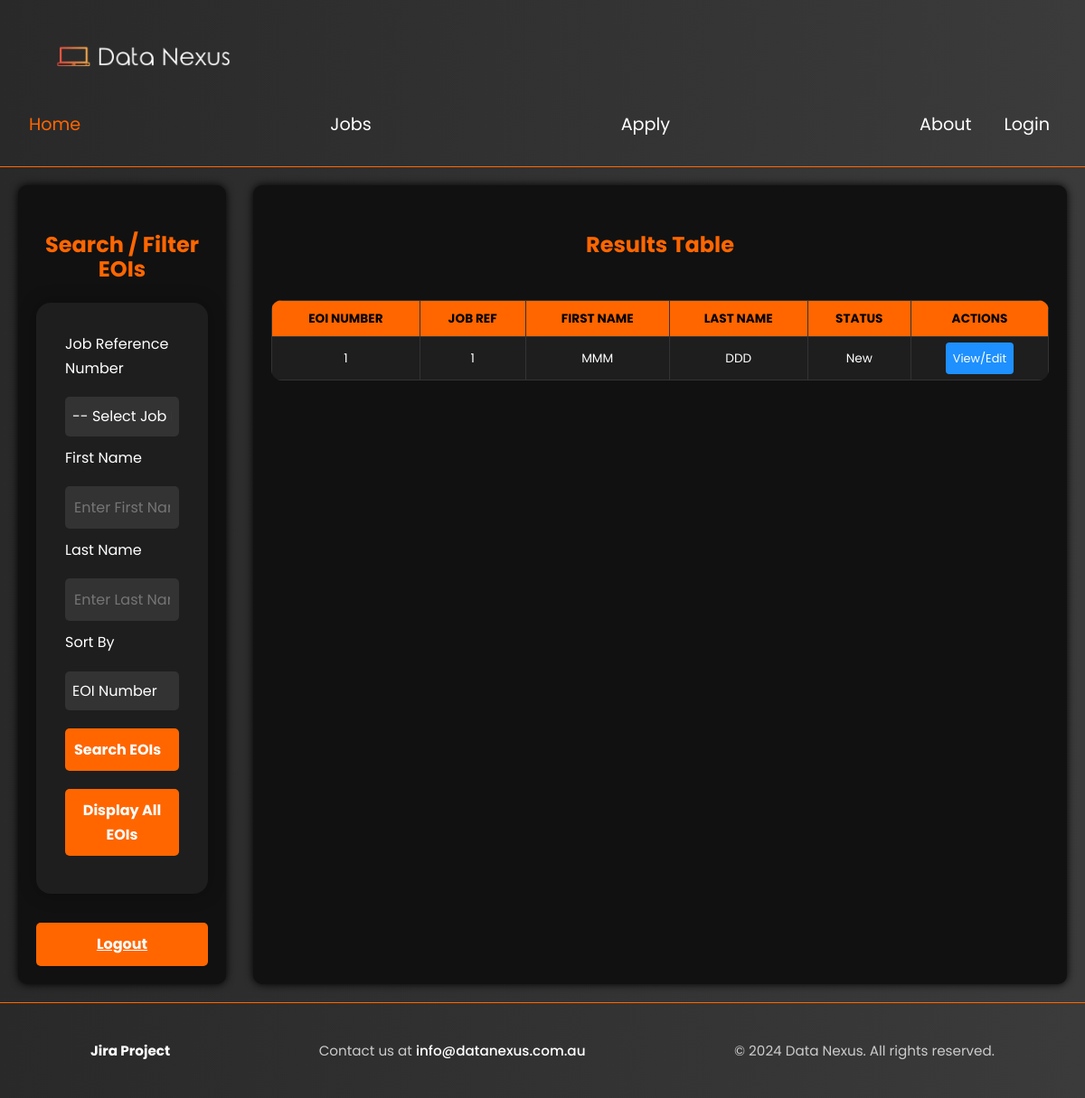
/web_tech_prj-main/manage.php (signed in), run on the app's committed database.
### tables this page shows
CREATE TABLE `eoi` (
  `EOInumber` int(11) NOT NULL,
  `job_reference_number` int(10) NOT NULL,
  `first_name` varchar(50) NOT NULL,
  `last_name` varchar(50) NOT NULL,
  `gender` varchar(10) NOT NULL,
  `street_address` varchar(46) NOT NULL,
  `suburb` int(60) NOT NULL,
  `state` varchar(3) NOT NULL,
  `postcode` varchar(4) NOT NULL,
  `email_address` varchar(360) NOT NULL,
  `phone_number` int(15) NOT NULL,
  `skills` varchar(500) NOT NULL,
  `other_skills` varchar(500) NOT NULL,
  `status` varchar(10) NOT NULL DEFAULT 'New'
);

### web_tech_prj-main/manage.php (the view, shortened to what this page needs)
<?php
require_once("settings.php");
$first_name = $_POST['first_name'] ?? '';
$last_name = $_POST['last_name'] ?? '';
$sort_field = $_POST['sort_field'] ?? 'EOInumber';
$query = "SELECT EOInumber, job_reference_number, first_name, last_name, status FROM eoi";
$query .= " ORDER BY $sort_field";
$stmt = $conn->prepare($query);
$stmt->execute();
$result = $stmt->get_result();
?>
<!DOCTYPE html>
<html lang="en">
<head>
    <link href="styles/styles.css" rel="stylesheet">
</head>
<body id="manage-home">
<?php include 'nav.inc'; ?>
<main id="manage-main">
    <section class="filter-form">
        <h2 class="manage-h">Search / Filter EOIs</h2>
        <form method="POST" action="manage.php">
            <label for="job_ref">Job Reference Number</label>
            <select id="job_ref" name="job_ref">
                <option value="">-- Select Job Reference --</option>
            </select>
            <label for="first_name">First Name</label>
            <input type="text" id="first_name" name="first_name" value="<?= htmlspecialchars($first_name) ?>" placeholder="Enter First Name">
            <label for="last_name">Last Name</label>
            <input type="text" id="last_name" name="last_name" value="<?= htmlspecialchars($last_name) ?>" placeholder="Enter Last Name">
            <label for="sort_field">Sort By</label>
            <select id="sort_field" name="sort_field">
                <option value="EOInumber" <?= $sort_field === 'EOInumber' ? 'selected' : '' ?>>EOI Number</option>
            </select>
            <button type="submit" name="action" value="search">Search EOIs</button>
            <button type="submit" name="action" value="show_all">Display All EOIs</button>
        </form>
        <a href="logout.php" class="btn-logout">Logout</a>
    </section>
    <section class="results-table">
        <h2 class="manage-h">Results Table</h2>
        <table class="styled-table">
            <?php if ($result->num_rows > 0): ?>
                <thead>
                    <tr>
                        <th>EOI Number</th>
                        <th>Job Ref</th>
                        <th>First Name</th>
                        <th>Last Name</th>
                        <th>Status</th>
                        <th>Actions</th>
                    </tr>
                </thead>
                <tbody>
                    <?php while ($row = $result->fetch_assoc()): ?>
                        <tr>
                            <td><?= htmlspecialchars($row['EOInumber']) ?></td>
                            <td><?= htmlspecialchars($row['job_reference_number']) ?></td>
                            <td><?= htmlspecialchars($row['first_name']) ?></td>
                            <td><?= htmlspecialchars($row['last_name']) ?></td>
                            <td><?= htmlspecialchars($row['status']) ?></td>
                            <td><a class="btn-view" href="view_details.php?eoi_id=<?= urlencode($row['EOInumber']) ?>">View/Edit</a></td>
                        </tr>
                    <?php endwhile; ?>
                </tbody>
            <?php else: ?>
                <tr><td colspan="6">🚫 No records found.</td></tr>
            <?php endif; ?>
        </table>
    </section>
</main>
<?php include 'footer.inc'; ?>
</body>
</html>

### web_tech_prj-main/styles/styles.css (style rules this page uses)
html, body { height: 100%; font-family: 'Poppins', sans-serif; color: white; overflow-x: hidden; max-width: 100%; }
*, *::before, *::after { box-sizing: border-box; }
body { display: flex; flex-direction: column; }
main { flex: 1; }
main { background: linear-gradient(to right, #292929, #3b3b3b); }
body { background: linear-gradient(to right, #292929, #3b3b3b); margin: 0; font-family: 'Poppins', sans-serif; color: white; }
table { width: 100%; border-collapse: collapse; margin-top: 2rem; background-color: #1e1e1e; color: white; border-radius: 12px; overflow: hidden; }
th, td { padding: 1.5rem; text-align: center; border-bottom: 1px solid #333; }
th { background-color: #3aec49; color: rgb(0, 0, 0); font-weight: bold; text-transform: uppercase; }
* { line-height: 1.7rem; }
h1, h2, h3, h4, h5 { color: #ff6600; margin-bottom: 0.5rem; }
h2 { font-size: 1.5rem; margin-top: 2rem; }
#form, section { padding: 2rem; max-width: 900px; margin: 0 auto; padding-top: 1rem; }
form { max-width: 800px; margin: 0 auto; padding: 2rem; background-color: #1e1e1e; border-radius: 1rem; box-shadow: 0 0 20px rgba(0, 0, 0, 0.3); margin-bottom: 2rem; }
input[type="text"], input[type="email"], input[type="number"], textarea { width: 98%; padding: 0.8rem; margin-top: 0.5rem; border: 1px solid #888; border-radius: 4px; background-color: #2a2a2a; color: white; }
input, select, textarea, button { transition: all 0.2s ease-in-out; font-size: 1rem; padding: 0.5rem; border-radius: 4px; border: none; background-color: #1e1e1e; color: white; font-family: 'Poppins', sans-serif; }
#apply-title, form { animation: fadeSlideIn 1s ease-out forwards; }
select { width: 98%; padding: 0.8rem; margin-top: 0.5rem; border: 1px solid #888; border-radius: 4px; background-color: #2a2a2a; color: white; font-family: 'Poppins', sans-serif; font-size: 1rem; appearance: none; }
html { scroll-behavior: smooth; }
input[type="text"], input[type="email"], input[type="number"], input[type="date"], input[type="tel"], textarea, select { width: 100%; max-width: 100%; box-sizing: border-box; }
#manage-home { font-family: 'Poppins', sans-serif; background-color: #1a1a1a; color: white; }
#manage-main { display: flex; gap: 30px; padding: 20px; max-width: 1600px; margin: auto; flex-wrap: wrap; }
.filter-form, .results-table { background-color: #111; padding: 20px; border-radius: 10px; box-shadow: 0 0 10px #000; }
.filter-form { flex: 1; max-width: 400px; }
.results-table { flex: 2; min-width: 900px; overflow-x: auto; }
.filter-form form { display: flex; flex-direction: column; }
.filter-form label, .filter-form select, .filter-form input, .filter-form button { margin-bottom: 10px; }
.filter-form button, .btn-logout { padding: 10px; border: none; border-radius: 5px; background-color: #ff6600; color: white; font-weight: bold; cursor: pointer; }
.styled-table { width: 100%; border-collapse: collapse; background-color: #1e1e1e; font-size: 0.85rem; }
.styled-table th, .styled-table td { border: 1px solid #333; padding: 6px 8px; text-align: center; }
.styled-table th { background-color: #ff6600; }
.btn-view { display: inline-block; background-color: #1e90ff; color: white; padding: 4px 8px; border-radius: 4px; text-decoration: none; font-size: 0.8rem; }
.btn-logout { display: block; text-align: center; margin-top: 20px; }
.manage-h { text-align: center; padding-bottom: 1rem; }
.view-details-input, textarea, select { padding: 8px; border: none; border-radius: 5px; background-color: #333; color: #fff; }
button { padding: 10px; border: none; border-radius: 5px; margin-top: 10px; font-weight: bold; cursor: pointer; display: inline-flex; align-items: center; gap: 5px; font-size: 1rem; transition: background-color 0.3s ease; }
input[type="text"], input[type="email"], input[type="password"] { width: 100%; padding: 10px; border: none; border-radius: 5px; background: #333; color: white; }

### data on the page
eoi: EOInumber "1", job_reference_number "1", first_name "MMM", last_name "DDD", status "New"
